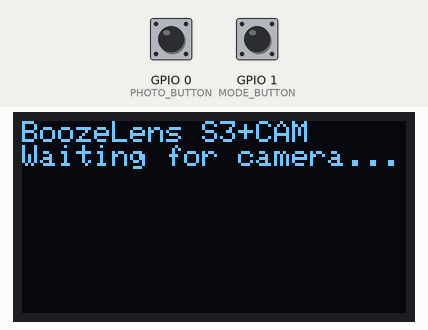
The sketch below on a simulated ESP32-S3. Parts: 128×64 one-colour display. The inputs (shaded band) are chosen by the test bench; at power-on: GPIO 0 (PHOTO_BUTTON) HIGH, GPIO 1 (MODE_BUTTON) HIGH.

Above: at 0.1 s.
6.3 s: GPIO 0 (PHOTO_BUTTON) pulled LOW for 0.15 s
At 7.0 s:
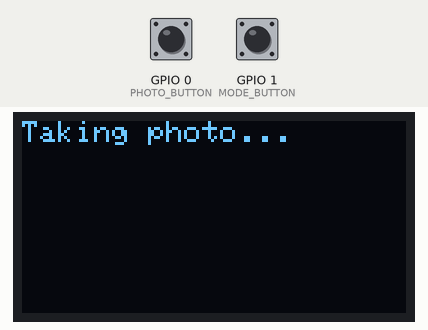
9.4 s: GPIO 1 (MODE_BUTTON) pulled LOW for 3.2 s
At 11.8 s:
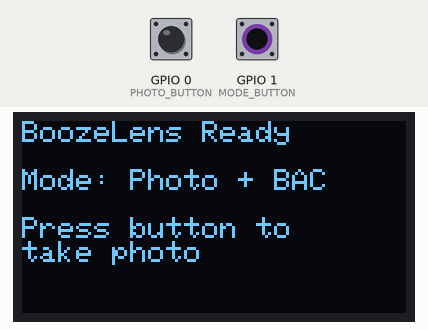
14.1 s: GPIO 0 (PHOTO_BUTTON) pulled LOW for 1 s
At 15.1 s:
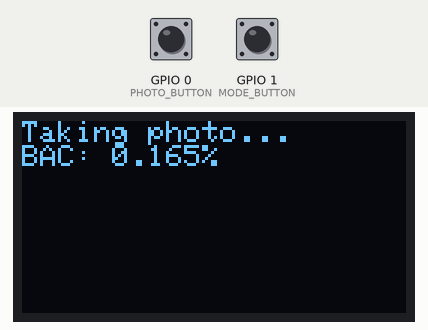
Timing chart, 0 to 17.1 s (numbered marks = the images above; inputs shaded):
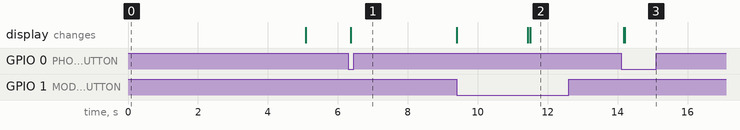

The sketch:

esp32s3_master.ino
```cpp
/*
 * ESP32-S3 Master - BoozeLens Brain
 * Controls everything, uses ESP32-CAM just for photos
 */

#include <Wire.h>
#include <Adafruit_GFX.h>
#include <Adafruit_SSD1306.h>
#include <HardwareSerial.h>

// OLED Configuration (adjust pins as needed for your S3)
#define SDA_PIN 8
#define SCL_PIN 9
#define SCREEN_WIDTH 128
#define SCREEN_HEIGHT 64
Adafruit_SSD1306 display(SCREEN_WIDTH, SCREEN_HEIGHT, &Wire, -1);

// Serial2 for ESP32-CAM communication
HardwareSerial CamSerial(2);

// Button pins (adjust for your S3)
#define PHOTO_BUTTON 0
#define MODE_BUTTON 1

// MQ3 sensor
#define MQ3_PIN 4

bool bacMode = false;

void setup() {
    Serial.begin(115200);

    // Initialize Serial2 for ESP32-CAM (TX=17, RX=16)
    CamSerial.begin(115200, SERIAL_8N1, 16, 17);

    // Initialize I2C and OLED
    Wire.begin(SDA_PIN, SCL_PIN);
    if(!display.begin(SSD1306_SWITCHCAPVCC, 0x3C)) {
        Serial.println("OLED init failed!");
    }

    // Initialize buttons
    pinMode(PHOTO_BUTTON, INPUT_PULLUP);
    pinMode(MODE_BUTTON, INPUT_PULLUP);
    pinMode(MQ3_PIN, INPUT);

    display.clearDisplay();
    display.setTextSize(1);
    display.setTextColor(SSD1306_WHITE);
    display.setCursor(0,0);
    display.println("BoozeLens S3+CAM");
    display.println("Waiting for camera...");
    display.display();

    // Wait for camera ready signal
    waitForCamera();
}

void loop() {
    // Check buttons
    if (digitalRead(PHOTO_BUTTON) == LOW) {
        delay(50); // debounce
        if (digitalRead(PHOTO_BUTTON) == LOW) {
            takePhoto();
            while(digitalRead(PHOTO_BUTTON) == LOW); // wait for release
        }
    }

    if (digitalRead(MODE_BUTTON) == LOW) {
        delay(50);
        if (digitalRead(MODE_BUTTON) == LOW) {
            bacMode = !bacMode;
            updateDisplay();
            while(digitalRead(MODE_BUTTON) == LOW);
        }
    }
}

void waitForCamera() {
    // Send init command to camera
    CamSerial.println("INIT");

    unsigned long timeout = millis() + 5000;
    while (millis() < timeout) {
        if (CamSerial.available()) {
            String response = CamSerial.readStringUntil('\n');
            if (response == "READY") {
                display.clearDisplay();
                display.setCursor(0,0);
                display.println("Camera Ready!");
                display.display();
                delay(1000);
                updateDisplay();
                return;
            }
        }
    }

    display.clearDisplay();
    display.setCursor(0,0);
    display.println("Camera timeout!");
    display.display();
}

void takePhoto() {
    display.clearDisplay();
    display.setCursor(0,0);
    display.println("Taking photo...");
    display.display();

    float bac = 0;
    if (bacMode) {
        // Take BAC reading
        bac = readBAC();
        display.print("BAC: ");
        display.print(bac, 3);
        display.println("%");
        display.display();
    }

    // Request photo from camera
    CamSerial.println("PHOTO");

    // Wait for response
    unsigned long timeout = millis() + 3000;
    while (millis() < timeout) {
        if (CamSerial.available()) {
            String response = CamSerial.readStringUntil('\n');
            if (response.startsWith("SIZE:")) {
                int photoSize = response.substring(5).toInt();
                display.println("Photo captured!");
                display.print("Size: ");
                display.print(photoSize / 1024);
                display.println(" KB");
                display.display();

                // Here you would receive the actual photo data
                // For now, just acknowledge
                delay(2000);
                updateDisplay();
                return;
            }
        }
    }

    display.println("Photo failed!");
    display.display();
    delay(2000);
    updateDisplay();
}

float readBAC() {
    // Simple BAC calculation
    int sensorValue = analogRead(MQ3_PIN);
    float voltage = sensorValue * (3.3 / 4095.0);
    float bac = voltage * 0.1; // Simplified - needs calibration
    return bac;
}

void updateDisplay() {
    display.clearDisplay();
    display.setCursor(0,0);
    display.println("BoozeLens Ready");
    display.println("");
    display.print("Mode: ");
    display.println(bacMode ? "Photo + BAC" : "Photo Only");
    display.println("");
    display.println("Press button to");
    display.println("take photo");
    display.display();
}
```

Measured:
- after the input at 6.3 s, the display: changes after 0.08 s (image 1)
- after the input at 9.4 s, the display: first differs from a run without the input after 2.1 s (image 2)
- after the input at 14.1 s, the display: first changes after 0.08 s (image 3 shows a later state)
